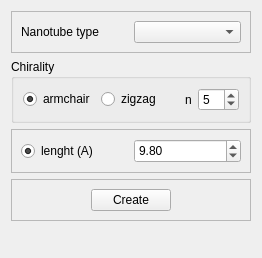
              <widget class="QWidget" name="page_16">
               <property name="geometry">
                <rect>
                 <x>0</x>
                 <y>0</y>
                 <width>262</width>
                 <height>258</height>
                </rect>
               </property>
               <attribute name="label">
                <string>Bi element nanotube</string>
               </attribute>
               <layout class="QVBoxLayout" name="verticalLayout_82">
                <item>
                 <widget class="QFrame" name="frame_116">
                  <property name="frameShape">
                   <enum>QFrame::StyledPanel</enum>
                  </property>
                  <property name="frameShadow">
                   <enum>QFrame::Raised</enum>
                  </property>
                  <layout class="QHBoxLayout" name="horizontalLayout_118">
                   <item>
                    <widget class="QLabel" name="label_88">
                     <property name="text">
                      <string>Nanotube type</string>
                     </property>
                    </widget>
                   </item>
                   <item>
                    <widget class="QComboBox" name="FormNanotypeTypeSelector"/>
                   </item>
                  </layout>
                 </widget>
                </item>
                <item>
                 <widget class="QGroupBox" name="groupBox_31">
                  <property name="minimumSize">
                   <size>
                    <width>0</width>
                    <height>0</height>
                   </size>
                  </property>
                  <property name="title">
                   <string>Chirality</string>
                  </property>
                  <layout class="QHBoxLayout" name="horizontalLayout_121">
                   <item>
                    <widget class="QRadioButton" name="FormBiElementRadioArm">
                     <property name="text">
                      <string>armchair</string>
                     </property>
                     <property name="checked">
                      <bool>true</bool>
                     </property>
                    </widget>
                   </item>
                   <item>
                    <widget class="QRadioButton" name="radioButton_3">
                     <property name="text">
                      <string>zigzag</string>
                     </property>
                    </widget>
                   </item>
                   <item>
                    <spacer name="horizontalSpacer_80">
                     <property name="orientation">
                      <enum>Qt::Horizontal</enum>
                     </property>
                     <property name="sizeHint" stdset="0">
                      <size>
                       <width>40</width>
                       <height>20</height>
                      </size>
                     </property>
                    </spacer>
                   </item>
                   <item>
                    <widget class="QLabel" name="label_89">
                     <property name="text">
                      <string>n</string>
                     </property>
                    </widget>
                   </item>
                   <item>
                    <widget class="QSpinBox" name="FormBiElementN">
                     <property name="minimum">
                      <number>1</number>
                     </property>
                     <property name="value">
                      <number>5</number>
                     </property>
                    </widget>
                   </item>
                  </layout>
                 </widget>
                </item>
                <item>
                 <widget class="QFrame" name="frame_117">
                  <property name="frameShape">
                   <enum>QFrame::StyledPanel</enum>
                  </property>
                  <property name="frameShadow">
                   <enum>QFrame::Raised</enum>
                  </property>
                  <layout class="QHBoxLayout" name="horizontalLayout_119">
                   <item>
                    <widget class="QRadioButton" name="FormActionsPreRadioSWNTuselen_2">
                     <property name="text">
                      <string>lenght (A)</string>
                     </property>
                     <property name="checked">
                      <bool>true</bool>
                     </property>
                    </widget>
                   </item>
                   <item>
                    <widget class="QDoubleSpinBox" name="FormBiElementLen">
                     <property name="minimumSize">
                      <size>
                       <width>0</width>
                       <height>24</height>
                      </size>
                     </property>
                     <property name="maximumSize">
                      <size>
                       <width>16777215</width>
                       <height>24</height>
                      </size>
                     </property>
                     <property name="locale">
                      <locale language="English" country="UnitedStates"/>
                     </property>
                     <property name="singleStep">
                      <double>0.500000000000000</double>
                     </property>
                     <property name="value">
                      <double>9.800000000000001</double>
                     </property>
                    </widget>
                   </item>
                  </layout>
                 </widget>
                </item>
                <item>
                 <widget class="QFrame" name="frame_118">
                  <property name="frameShape">
                   <enum>QFrame::StyledPanel</enum>
                  </property>
                  <property name="frameShadow">
                   <enum>QFrame::Raised</enum>
                  </property>
                  <layout class="QHBoxLayout" name="horizontalLayout_120">
                   <item>
                    <spacer name="horizontalSpacer_78">
                     <property name="orientation">
                      <enum>Qt::Horizontal</enum>
                     </property>
                     <property name="sizeHint" stdset="0">
                      <size>
                       <width>118</width>
                       <height>20</height>
                      </size>
                     </property>
                    </spacer>
                   </item>
                   <item>
                    <widget class="QPushButton" name="FormActionsPreButBiElementGenerate">
                     <property name="enabled">
                      <bool>true</bool>
                     </property>
                     <property name="text">
                      <string>Create</string>
                     </property>
                    </widget>
                   </item>
                   <item>
                    <spacer name="horizontalSpacer_79">
                     <property name="orientation">
                      <enum>Qt::Horizontal</enum>
                     </property>
                     <property name="sizeHint" stdset="0">
                      <size>
                       <width>117</width>
                       <height>20</height>
                      </size>
                     </property>
                    </spacer>
                   </item>
                  </layout>
                 </widget>
                </item>
                <item>
                 <spacer name="verticalSpacer_29">
                  <property name="orientation">
                   <enum>Qt::Vertical</enum>
                  </property>
                  <property name="sizeHint" stdset="0">
                   <size>
                    <width>20</width>
                    <height>355</height>
                   </size>
                  </property>
                 </spacer>
                </item>
               </layout>
              </widget>
